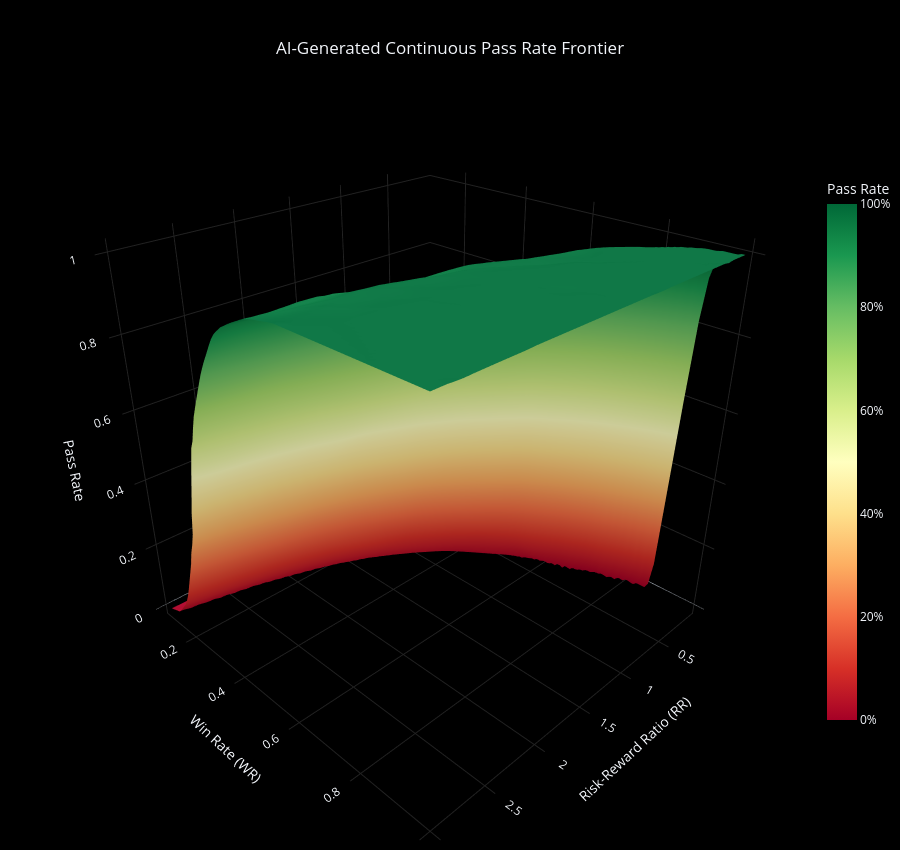

Write notebook code for a chart like this one.
### Code cell
# 1. Create the massive, high-density evaluation grid
dense_rr = np.linspace(df_validation['RR'].min(), df_validation['RR'].max(), 100)
dense_wr = np.linspace(df_validation['WR'].min(), df_validation['WR'].max(), 100)
RR_mesh, WR_mesh = np.meshgrid(dense_rr, dense_wr)

# Flatten and scale the grid coordinates
grid_inputs = np.c_[RR_mesh.ravel(), WR_mesh.ravel()]
grid_inputs_scaled = scaler.transform(grid_inputs)

# 2. Convert to Tensor and smash it through the GPU
grid_tensor = torch.tensor(grid_inputs_scaled, dtype=torch.float32).to(device)

nn_model.eval()
with torch.no_grad():
    predictions_tensor = nn_model(grid_tensor)
    # Pull results back from VRAM to CPU memory for Plotly
    Z_smooth = predictions_tensor.cpu().numpy().reshape(RR_mesh.shape)

Z_smooth = np.clip(Z_smooth, 0.0, 1.0)

# 3. Build the Ultimate Dark Mode Surface Map
fig_smooth = go.Figure(data=[go.Surface(
    x=dense_rr, y=dense_wr, z=Z_smooth,
    colorscale='RdYlGn',
    hovertemplate="<b>RR:</b> %{x:.2f}<br><b>WR:</b> %{y:.1%}<br><b>Pass Rate:</b> %{z:.1%}<extra></extra>",
    colorbar=dict(title=dict(text='Pass Rate', side='top'), tickformat='.0%', x=0.95, len=0.7)
)])

fig_smooth.update_layout(
    template='plotly_dark', paper_bgcolor='#000000', autosize=True, height=850,
    margin=dict(l=0, r=0, b=0, t=50),
    title={'text': "AI-Generated Continuous Pass Rate Frontier", 'y': 0.95, 'x': 0.5, 'xanchor': 'center'},
    scene=dict(
        bgcolor='#000000',
        xaxis=dict(backgroundcolor='#000000', gridcolor='#222222', showbackground=True, title='Risk-Reward Ratio (RR)'),
        yaxis=dict(backgroundcolor='#000000', gridcolor='#222222', showbackground=True, title='Win Rate (WR)'),
        zaxis=dict(backgroundcolor='#000000', gridcolor='#222222', showbackground=True, title='Pass Rate'),
        aspectmode='cube', camera=dict(eye=dict(x=1.4, y=1.4, z=1.1))
    )
)

# Apply your centering CSS rule
from IPython.display import display, HTML
display(HTML("<style>.plotly-graph-div { margin: 0 auto !important; }</style>"))

fig_smooth.show()

### Figure 1 — Plotly figure (JSON) as saved in the notebook; plotly's stock layout.template omitted (floating-point values rounded to 4 significant figures; data arrays with more than 128 entries replaced by an {"elided": "..."} marker saying what was removed)
{"data": [{"colorbar": {"len": 0.7, "tickformat": ".0%", "title": {"side": "top", "text": "Pass Rate"}, "x": 0.95}, "colorscale": [[0, "rgb(165,0,38)"], [0.1, "rgb(215,48,39)"], [0.2, "rgb(244,109,67)"], [0.3, "rgb(253,174,97)"], [0.4, "rgb(254,224,139)"], [0.5, "rgb(255,255,191)"], [0.6, "rgb(217,239,139)"], [0.7, "rgb(166,217,106)"], [0.8, "rgb(102,189,99)"], [0.9, "rgb(26,152,80)"], [1, "rgb(0,104,55)"]], "hovertemplate": "<b>RR:</b> %{x:.2f}<br><b>WR:</b> %{y:.1%}<br><b>Pass Rate:</b> %{z:.1%}<extra></extra>", "type": "surface", "x": [0.1028, 0.132, 0.1613, 0.1905, 0.2198, 0.2491, 0.2783, 0.3076, 0.3369, 0.3661, 0.3954, 0.4247, 0.4539, 0.4832, 0.5124, 0.5417, 0.571, 0.6002, 0.6295, 0.6588, 0.688, 0.7173, 0.7466, 0.7758, 0.8051, 0.8343, 0.8636, 0.8929, 0.9221, 0.9514, 0.9807, 1.01, 1.039, 1.068, 1.098, 1.127, 1.156, 1.186, 1.215, 1.244, 1.273, 1.303, 1.332, 1.361, 1.39, 1.42, 1.449, 1.478, 1.507, 1.537, 1.566, 1.595, 1.624, 1.654, 1.683, 1.712, 1.742, 1.771, 1.8, 1.829, 1.859, 1.888, 1.917, 1.946, 1.976, 2.005, 2.034, 2.063, 2.093, 2.122, 2.151, 2.18, 2.21, 2.239, 2.268, 2.298, 2.327, 2.356, 2.385, 2.415, 2.444, 2.473, 2.502, 2.532, 2.561, 2.59, 2.619, 2.649, 2.678, 2.707, 2.736, 2.766, 2.795, 2.824, 2.854, 2.883, 2.912, 2.941, 2.971, 3.0], "y": [0.1001, 0.1092, 0.1183, 0.1274, 0.1364, 0.1455, 0.1546, 0.1637, 0.1728, 0.1819, 0.191, 0.2001, 0.2091, 0.2182, 0.2273, 0.2364, 0.2455, 0.2546, 0.2637, 0.2728, 0.2818, 0.2909, 0.3, 0.3091, 0.3182, 0.3273, 0.3364, 0.3455, 0.3545, 0.3636, 0.3727, 0.3818, 0.3909, 0.4, 0.4091, 0.4182, 0.4272, 0.4363, 0.4454, 0.4545, 0.4636, 0.4727, 0.4818, 0.4909, 0.4999, 0.509, 0.5181, 0.5272, 0.5363, 0.5454, 0.5545, 0.5636, 0.5726, 0.5817, 0.5908, 0.5999, 0.609, 0.6181, 0.6272, 0.6363, 0.6453, 0.6544, 0.6635, 0.6726, 0.6817, 0.6908, 0.6999, 0.709, 0.718, 0.7271, 0.7362, 0.7453, 0.7544, 0.7635, 0.7726, 0.7817, 0.7907, 0.7998, 0.8089, 0.818, 0.8271, 0.8362, 0.8453, 0.8544, 0.8634, 0.8725, 0.8816, 0.8907, 0.8998, 0.9089, 0.918, 0.9271, 0.9361, 0.9452, 0.9543, 0.9634, 0.9725, 0.9816, 0.9907, 0.9998], "z": {"elided": "100x100 float values"}}], "layout": {"autosize": true, "height": 850, "margin": {"b": 0, "l": 0, "r": 0, "t": 50}, "paper_bgcolor": "#000000", "scene": {"aspectmode": "cube", "bgcolor": "#000000", "camera": {"eye": {"x": 1.4, "y": 1.4, "z": 1.1}}, "xaxis": {"backgroundcolor": "#000000", "gridcolor": "#222222", "showbackground": true, "title": {"text": "Risk-Reward Ratio (RR)"}}, "yaxis": {"backgroundcolor": "#000000", "gridcolor": "#222222", "showbackground": true, "title": {"text": "Win Rate (WR)"}}, "zaxis": {"backgroundcolor": "#000000", "gridcolor": "#222222", "showbackground": true, "title": {"text": "Pass Rate"}}}, "title": {"text": "AI-Generated Continuous Pass Rate Frontier", "x": 0.5, "xanchor": "center", "y": 0.95}}}
